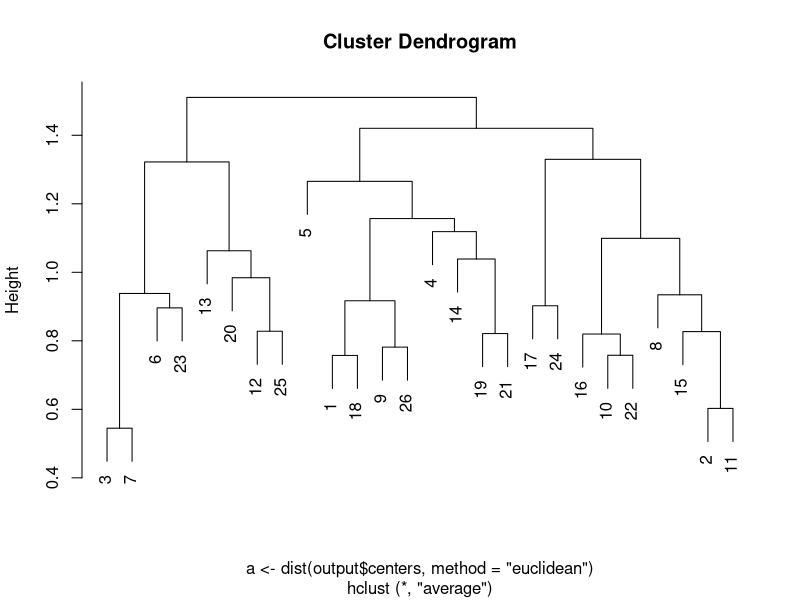

Write R code to recreate this figure. (Note: this script raises an error after producing the figure.)
# Hierarchial Clustering
# Kevin Aloysius
set.seed(123)

# Loading the data
character <- read.table("az-5000.txt", header = TRUE)

# Removing the first column
char <- character[,-1]

# Applying kmeans
fit <- vector()
for (i in 2:26)
{
  output <- kmeans(char, centers = i, iter.max = 26)
  
}

# Hierarchial Clustering
fit <- hclust(a <- dist(output$centers, method = "euclidean"), method="average")
plot(fit)

# 26x26 Matrix Mapping, Letters vs Cluster numbers

letter_matrixrix <- character[,1]
num_cluster <- output$cluster 
matrix <- matrix(0,26,26)
rownames(matrix) <- LETTERS

for(k in 1:5000)
{ 
  matrix[letter_matrix[k], num_cluster[k]] <-  matrix[letter_matrix[k], num_cluster[k]] + 1
}

# Replacing Values of Dendograms with Letters
common <- c()
for(i in 1:26)
{
  common[i] <- which.max(matrix[,i])
}

plot(fit, labels=LETTERS[common])